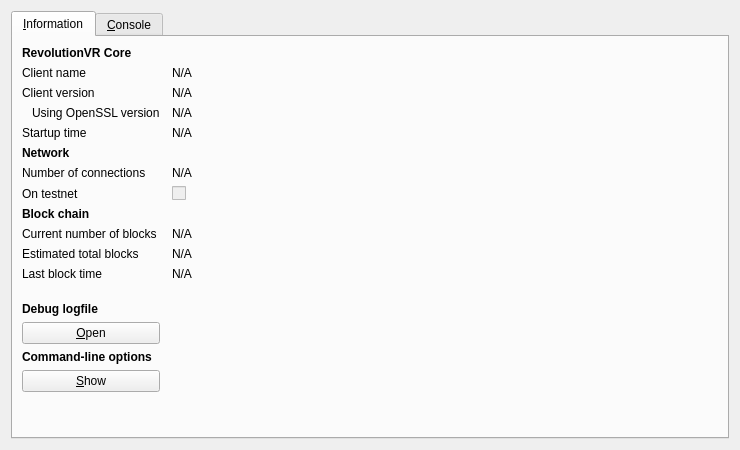
<?xml version="1.0" encoding="UTF-8"?>
<ui version="4.0">
 <class>RPCConsole</class>
 <widget class="QDialog" name="RPCConsole">
  <property name="geometry">
   <rect>
    <x>0</x>
    <y>0</y>
    <width>740</width>
    <height>450</height>
   </rect>
  </property>
  <property name="windowTitle">
   <string>RevolutionVR - Debug window</string>
  </property>
  <layout class="QVBoxLayout" name="verticalLayout_2">
   <item>
    <widget class="QTabWidget" name="tabWidget">
     <property name="currentIndex">
      <number>0</number>
     </property>
     <widget class="QWidget" name="tab_info">
      <attribute name="title">
       <string>&amp;Information</string>
      </attribute>
      <layout class="QGridLayout" name="gridLayout" columnstretch="0,1">
       <property name="horizontalSpacing">
        <number>12</number>
       </property>
       <item row="0" column="0">
        <widget class="QLabel" name="label_9">
         <property name="font">
          <font>
           <weight>75</weight>
           <bold>true</bold>
          </font>
         </property>
         <property name="text">
          <string>RevolutionVR Core</string>
         </property>
        </widget>
       </item>
       <item row="1" column="0">
        <widget class="QLabel" name="label_5">
         <property name="text">
          <string>Client name</string>
         </property>
        </widget>
       </item>
       <item row="1" column="1">
        <widget class="QLabel" name="clientName">
         <property name="cursor">
          <cursorShape>IBeamCursor</cursorShape>
         </property>
         <property name="text">
          <string>N/A</string>
         </property>
         <property name="textFormat">
          <enum>Qt::PlainText</enum>
         </property>
         <property name="textInteractionFlags">
          <set>Qt::LinksAccessibleByMouse|Qt::TextSelectableByKeyboard|Qt::TextSelectableByMouse</set>
         </property>
        </widget>
       </item>
       <item row="2" column="0">
        <widget class="QLabel" name="label_6">
         <property name="text">
          <string>Client version</string>
         </property>
        </widget>
       </item>
       <item row="2" column="1">
        <widget class="QLabel" name="clientVersion">
         <property name="cursor">
          <cursorShape>IBeamCursor</cursorShape>
         </property>
         <property name="text">
          <string>N/A</string>
         </property>
         <property name="textFormat">
          <enum>Qt::PlainText</enum>
         </property>
         <property name="textInteractionFlags">
          <set>Qt::LinksAccessibleByMouse|Qt::TextSelectableByKeyboard|Qt::TextSelectableByMouse</set>
         </property>
        </widget>
       </item>
       <item row="3" column="0">
        <widget class="QLabel" name="label_14">
         <property name="text">
          <string>Using OpenSSL version</string>
         </property>
         <property name="indent">
          <number>10</number>
         </property>
        </widget>
       </item>
       <item row="3" column="1">
        <widget class="QLabel" name="openSSLVersion">
         <property name="cursor">
          <cursorShape>IBeamCursor</cursorShape>
         </property>
         <property name="text">
          <string>N/A</string>
         </property>
         <property name="textFormat">
          <enum>Qt::PlainText</enum>
         </property>
         <property name="textInteractionFlags">
          <set>Qt::LinksAccessibleByMouse|Qt::TextSelectableByKeyboard|Qt::TextSelectableByMouse</set>
         </property>
        </widget>
       </item>
       <item row="4" column="0">
        <widget class="QLabel" name="label_13">
         <property name="text">
          <string>Startup time</string>
         </property>
        </widget>
       </item>
       <item row="4" column="1">
        <widget class="QLabel" name="startupTime">
         <property name="cursor">
          <cursorShape>IBeamCursor</cursorShape>
         </property>
         <property name="text">
          <string>N/A</string>
         </property>
         <property name="textFormat">
          <enum>Qt::PlainText</enum>
         </property>
         <property name="textInteractionFlags">
          <set>Qt::LinksAccessibleByMouse|Qt::TextSelectableByKeyboard|Qt::TextSelectableByMouse</set>
         </property>
        </widget>
       </item>
       <item row="5" column="0">
        <widget class="QLabel" name="label_11">
         <property name="font">
          <font>
           <weight>75</weight>
           <bold>true</bold>
          </font>
         </property>
         <property name="text">
          <string>Network</string>
         </property>
        </widget>
       </item>
       <item row="6" column="0">
        <widget class="QLabel" name="label_7">
         <property name="text">
          <string>Number of connections</string>
         </property>
        </widget>
       </item>
       <item row="6" column="1">
        <widget class="QLabel" name="numberOfConnections">
         <property name="cursor">
          <cursorShape>IBeamCursor</cursorShape>
         </property>
         <property name="text">
          <string>N/A</string>
         </property>
         <property name="textFormat">
          <enum>Qt::PlainText</enum>
         </property>
         <property name="textInteractionFlags">
          <set>Qt::LinksAccessibleByMouse|Qt::TextSelectableByKeyboard|Qt::TextSelectableByMouse</set>
         </property>
        </widget>
       </item>
       <item row="7" column="0">
        <widget class="QLabel" name="label_8">
         <property name="text">
          <string>On testnet</string>
         </property>
        </widget>
       </item>
       <item row="7" column="1">
        <widget class="QCheckBox" name="isTestNet">
         <property name="enabled">
          <bool>false</bool>
         </property>
         <property name="text">
          <string/>
         </property>
        </widget>
       </item>
       <item row="8" column="0">
        <widget class="QLabel" name="label_10">
         <property name="font">
          <font>
           <weight>75</weight>
           <bold>true</bold>
          </font>
         </property>
         <property name="text">
          <string>Block chain</string>
         </property>
        </widget>
       </item>
       <item row="9" column="0">
        <widget class="QLabel" name="label_3">
         <property name="text">
          <string>Current number of blocks</string>
         </property>
        </widget>
       </item>
       <item row="9" column="1">
        <widget class="QLabel" name="numberOfBlocks">
         <property name="cursor">
          <cursorShape>IBeamCursor</cursorShape>
         </property>
         <property name="text">
          <string>N/A</string>
         </property>
         <property name="textFormat">
          <enum>Qt::PlainText</enum>
         </property>
         <property name="textInteractionFlags">
          <set>Qt::LinksAccessibleByMouse|Qt::TextSelectableByKeyboard|Qt::TextSelectableByMouse</set>
         </property>
        </widget>
       </item>
       <item row="10" column="0">
        <widget class="QLabel" name="label_4">
         <property name="text">
          <string>Estimated total blocks</string>
         </property>
        </widget>
       </item>
       <item row="10" column="1">
        <widget class="QLabel" name="totalBlocks">
         <property name="cursor">
          <cursorShape>IBeamCursor</cursorShape>
         </property>
         <property name="text">
          <string>N/A</string>
         </property>
         <property name="textFormat">
          <enum>Qt::PlainText</enum>
         </property>
         <property name="textInteractionFlags">
          <set>Qt::LinksAccessibleByMouse|Qt::TextSelectableByKeyboard|Qt::TextSelectableByMouse</set>
         </property>
        </widget>
       </item>
       <item row="11" column="0">
        <widget class="QLabel" name="label_2">
         <property name="text">
          <string>Last block time</string>
         </property>
        </widget>
       </item>
       <item row="11" column="1">
        <widget class="QLabel" name="lastBlockTime">
         <property name="cursor">
          <cursorShape>IBeamCursor</cursorShape>
         </property>
         <property name="text">
          <string>N/A</string>
         </property>
         <property name="textFormat">
          <enum>Qt::PlainText</enum>
         </property>
         <property name="textInteractionFlags">
          <set>Qt::LinksAccessibleByMouse|Qt::TextSelectableByKeyboard|Qt::TextSelectableByMouse</set>
         </property>
        </widget>
       </item>
       <item row="12" column="0">
        <spacer name="verticalSpacer_2">
         <property name="orientation">
          <enum>Qt::Vertical</enum>
         </property>
         <property name="sizeHint" stdset="0">
          <size>
           <width>20</width>
           <height>20</height>
          </size>
         </property>
        </spacer>
       </item>
       <item row="13" column="0">
        <widget class="QLabel" name="labelDebugLogfile">
         <property name="font">
          <font>
           <weight>75</weight>
           <bold>true</bold>
          </font>
         </property>
         <property name="text">
          <string>Debug logfile</string>
         </property>
        </widget>
       </item>
       <item row="14" column="0">
        <widget class="QPushButton" name="openDebugLogfileButton">
         <property name="toolTip">
          <string>Open the RevolutionVR debug logfile from the current data directory. This can take a few seconds for large logfiles.</string>
         </property>
         <property name="text">
          <string>&amp;Open</string>
         </property>
         <property name="autoDefault">
          <bool>false</bool>
         </property>
        </widget>
       </item>
       <item row="16" column="0">
        <widget class="QLabel" name="labelCLOptions">
         <property name="font">
          <font>
           <weight>75</weight>
           <bold>true</bold>
          </font>
         </property>
         <property name="text">
          <string>Command-line options</string>
         </property>
        </widget>
       </item>
       <item row="17" column="0">
        <widget class="QPushButton" name="showCLOptionsButton">
         <property name="toolTip">
          <string>Show the RevolutionVR-Qt help message to get a list with possible RevolutionVR command-line options.</string>
         </property>
         <property name="text">
          <string>&amp;Show</string>
         </property>
         <property name="autoDefault">
          <bool>false</bool>
         </property>
        </widget>
       </item>
       <item row="18" column="0">
        <spacer name="verticalSpacer">
         <property name="orientation">
          <enum>Qt::Vertical</enum>
         </property>
         <property name="sizeHint" stdset="0">
          <size>
           <width>20</width>
           <height>40</height>
          </size>
         </property>
        </spacer>
       </item>
      </layout>
     </widget>
     <widget class="QWidget" name="tab_console">
      <attribute name="title">
       <string>&amp;Console</string>
      </attribute>
      <layout class="QVBoxLayout" name="verticalLayout_3">
       <property name="spacing">
        <number>3</number>
       </property>
       <item>
        <widget class="QTextEdit" name="messagesWidget">
         <property name="minimumSize">
          <size>
           <width>0</width>
           <height>100</height>
          </size>
         </property>
         <property name="readOnly">
          <bool>true</bool>
         </property>
         <property name="tabKeyNavigation" stdset="0">
          <bool>false</bool>
         </property>
         <property name="columnCount" stdset="0">
          <number>2</number>
         </property>
        </widget>
       </item>
       <item>
        <layout class="QHBoxLayout" name="horizontalLayout">
         <property name="spacing">
          <number>3</number>
         </property>
         <item>
          <widget class="QLabel" name="label">
           <property name="text">
            <string notr="true">&gt;</string>
           </property>
          </widget>
         </item>
         <item>
          <widget class="QLineEdit" name="lineEdit"/>
         </item>
         <item>
          <widget class="QPushButton" name="clearButton">
           <property name="maximumSize">
            <size>
             <width>24</width>
             <height>24</height>
            </size>
           </property>
           <property name="toolTip">
            <string>Clear console</string>
           </property>
           <property name="text">
            <string/>
           </property>
           <property name="icon">
            <iconset resource="../bitcoin.qrc">
             <normaloff>:/icons/remove</normaloff>:/icons/remove</iconset>
           </property>
           <property name="shortcut">
            <string notr="true">Ctrl+L</string>
           </property>
           <property name="autoDefault">
            <bool>false</bool>
           </property>
          </widget>
         </item>
        </layout>
       </item>
      </layout>
     </widget>
    </widget>
   </item>
  </layout>
 </widget>
 <resources>
  <include location="../bitcoin.qrc"/>
 </resources>
 <connections/>
</ui>
